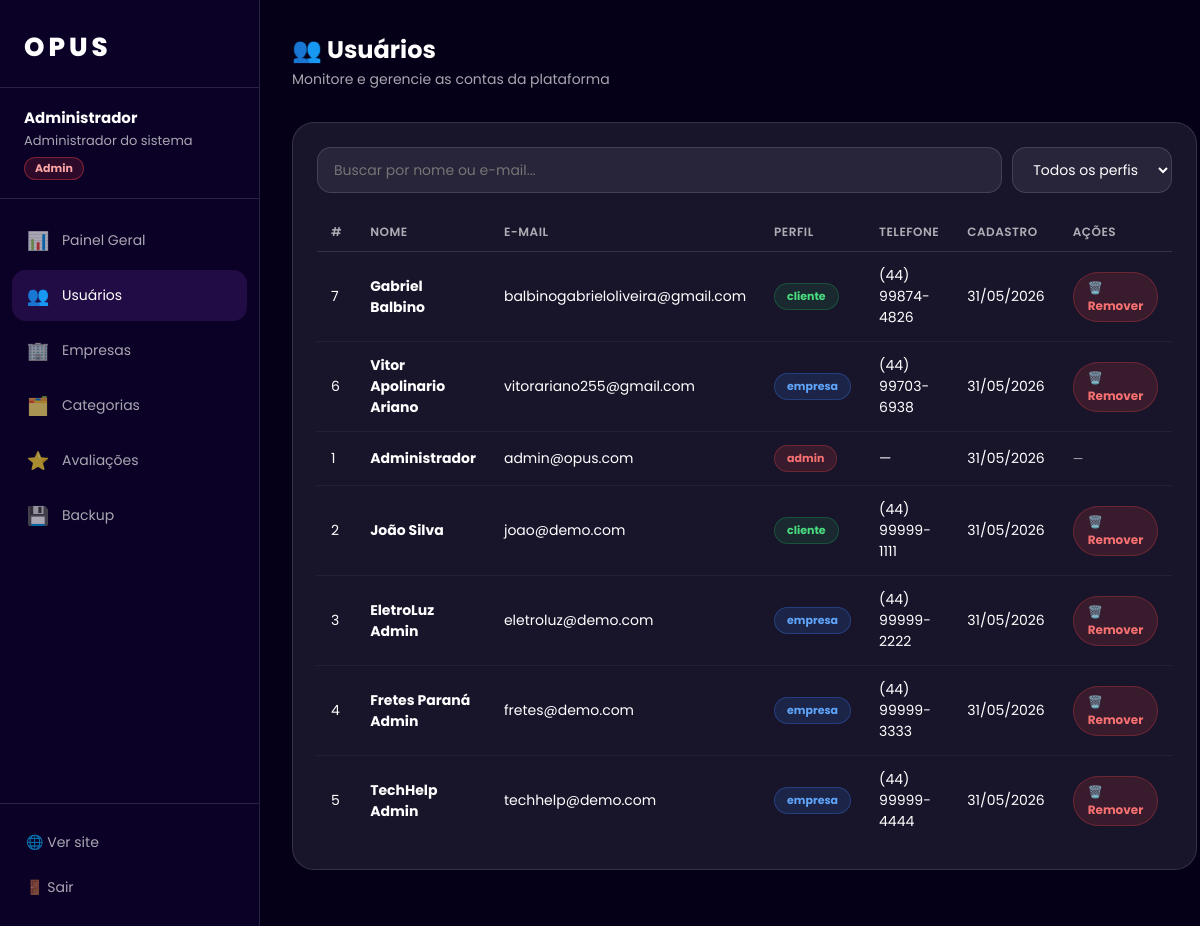
The page /admin.php?aba=usuarios (signed in) on the database its author committed.
### tables this page shows
CREATE TABLE `usuario` (
  `id` int(11) NOT NULL AUTO_INCREMENT,
  `nome` varchar(100) NOT NULL,
  `email` varchar(100) NOT NULL,
  `senha` varchar(255) NOT NULL,
  `telefone` varchar(20) DEFAULT NULL,
  `endereco` varchar(150) DEFAULT NULL,
  `cidade` varchar(100) DEFAULT NULL,
  `estado` varchar(50) DEFAULT NULL,
  `tipo` enum('cliente','empresa','admin') DEFAULT 'cliente',
  `criado_em` datetime DEFAULT current_timestamp(),
  PRIMARY KEY (`id`),
  UNIQUE KEY `email` (`email`)
);

### includes/auth.php (called while the page is built, shortened)
<?php
function e(string $str): string {
    return htmlspecialchars($str, ENT_QUOTES, 'UTF-8');
}

### admin.php (the view, shortened to what this page needs)
<?php
require_once 'includes/auth.php';
$db   = getDB();
$nome = $_SESSION['nome'];
$aba = $_GET['aba'] ?? 'painel';
$totalUsers = $db->query("SELECT COUNT(*) FROM usuario WHERE tipo='cliente'")->fetchColumn();
$totalEmps  = $db->query("SELECT COUNT(*) FROM empresa")->fetchColumn();
$totalSols  = $db->query("SELECT COUNT(*) FROM solicitacao")->fetchColumn();
$totalAv    = $db->query("SELECT COUNT(*) FROM avaliacao")->fetchColumn();
$usuarios   = $db->query("SELECT * FROM usuario ORDER BY criado_em DESC")->fetchAll();
?>
<!DOCTYPE html>
<html lang="pt-BR">
<head>
<link rel="stylesheet" href="assets/css/dashboard.css">
</head>
<body>
<aside class="sidebar">
  <a href="index.php" class="sidebar-brand" style="text-decoration:none;color:#fff;">OPUS</a>
  <div class="sidebar-user">
    <strong><?= e($nome) ?></strong>
    <span>Administrador do sistema</span>
    <div class="sidebar-badge admin">Admin</div>
  </div>
  <nav class="sidebar-nav">
    <a href="?aba=painel"     class="<?= $aba==='painel'?'active':'' ?>"><span class="icon">📊</span> Painel Geral</a>
    <a href="?aba=usuarios"   class="<?= $aba==='usuarios'?'active':'' ?>"><span class="icon">👥</span> Usuários</a>
    <a href="?aba=empresas"   class="<?= $aba==='empresas'?'active':'' ?>"><span class="icon">🏢</span> Empresas</a>
    <a href="?aba=categorias" class="<?= $aba==='categorias'?'active':'' ?>"><span class="icon">🗂️</span> Categorias</a>
    <a href="?aba=avaliacoes" class="<?= $aba==='avaliacoes'?'active':'' ?>"><span class="icon">⭐</span> Avaliações</a>
    <a href="backup.php"><span class="icon">💾</span> Backup</a>
  </nav>
  <div class="sidebar-footer">
    <a href="index.php">🌐 Ver site</a>
    <a href="logout.php">🚪 Sair</a>
  </div>
</aside>
<main class="main">
  <?php if ($aba === 'painel'): ?>
  <div class="topbar"><div><h1>📊 Painel Administrativo</h1><p>Visão geral da plataforma</p></div></div>
  <div class="stats-row">
    <div class="stat-card"><div class="label">Clientes</div><div class="value"><?= $totalUsers ?></div><div class="sub">cadastrados</div></div>
    <div class="stat-card"><div class="label">Empresas</div><div class="value" style="color:var(--blue)"><?= $totalEmps ?></div><div class="sub">ativas</div></div>
    <div class="stat-card"><div class="label">Solicitações</div><div class="value" style="color:var(--yellow)"><?= $totalSols ?></div><div class="sub">total</div></div>
    <div class="stat-card"><div class="label">Avaliações</div><div class="value" style="color:#facc15"><?= $totalAv ?></div><div class="sub">registradas</div></div>
  </div>
  <div style="display:grid;grid-template-columns:1fr 1fr 1fr;gap:20px">
    <div class="card">
      <div class="card-header"><h2>👥 Usuários</h2></div>
      <p style="color:var(--muted);font-size:14px">Gerencie clientes cadastrados, visualize atividade e remova contas quando necessário.</p>
      <div style="margin-top:16px"><a href="?aba=usuarios" class="btn btn-primary btn-sm">Acessar</a></div>
    </div>
    <div class="card">
      <div class="card-header"><h2>🏢 Empresas</h2></div>
      <p style="color:var(--muted);font-size:14px">Ative, suspenda ou remova empresas prestadoras de serviço da plataforma.</p>
      <div style="margin-top:16px"><a href="?aba=empresas" class="btn btn-primary btn-sm">Acessar</a></div>
    </div>
    <div class="card">
      <div class="card-header"><h2>🗂️ Categorias</h2></div>
      <p style="color:var(--muted);font-size:14px">Organize o catálogo criando e editando as categorias de serviços disponíveis.</p>
      <div style="margin-top:16px"><a href="?aba=categorias" class="btn btn-primary btn-sm">Acessar</a></div>
    </div>
  </div>
  <?php elseif ($aba === 'usuarios'): ?>
  <div class="topbar"><div><h1>👥 Usuários</h1><p>Monitore e gerencie as contas da plataforma</p></div></div>
  <div class="card">
    <div class="search-bar" style="margin-bottom:20px">
      <input type="text" id="filtroUsuario" placeholder="Buscar por nome ou e-mail..." oninput="filtrarUsuarios()">
      <select id="filtroTipo" onchange="filtrarUsuarios()" style="flex:0 0 160px">
        <option value="">Todos os perfis</option>
      </select>
    </div>
    <table id="tabelaUsuarios">
      <thead><tr><th>#</th><th>Nome</th><th>E-mail</th><th>Perfil</th><th>Telefone</th><th>Cadastro</th><th>Ações</th></tr></thead>
      <tbody>
      <?php foreach ($usuarios as $u): ?>
        <tr>
          <td><?= $u['id'] ?></td>
          <td><strong><?= e($u['nome']) ?></strong></td>
          <td><?= e($u['email']) ?></td>
          <td>
            <?php $bc = ['cliente'=>'badge-active','empresa'=>'badge-progress','admin'=>'badge-cancelled']; ?>
            <span class="badge <?= $bc[$u['tipo']] ?? '' ?>"><?= e($u['tipo']) ?></span>
          </td>
          <td><?= e($u['telefone'] ?? '—') ?></td>
          <td><?= date('d/m/Y',strtotime($u['criado_em'])) ?></td>
          <td>
            <?php if ($u['tipo'] !== 'admin'): ?>
              <a href="?del_user=<?= $u['id'] ?>" class="btn btn-danger btn-sm" onclick="return confirm('Remover este usuário?')">🗑️ Remover</a>
            <?php else: ?>
              <span style="color:var(--muted);font-size:12px">—</span>
            <?php endif; ?>
          </td>
        </tr>
      <?php endforeach; ?>
      </tbody>
    </table>
  </div>
  <?php endif; ?>
</main>
</body>
</html>

### assets/css/dashboard.css (style rules this page uses)
:root { --bg: #050018; --sidebar: #0b0025; --card: rgba(255,255,255,.08); --card2: rgba(255,255,255,.13); --text: #fff; --muted: rgba(255,255,255,.65); --purple: #a855f7; --purple2: #7c3aed; --line: rgba(255,255,255,.13); --green: #22c55e; --yellow: #eab308; --red: #ef4444; --blue: #3b82f6; --sidebar-w: 260px; }
* { margin:0; padding:0; box-sizing:border-box; }
html { scroll-behavior:smooth; }
body { font-family:Poppins,Arial,sans-serif; background:var(--bg); color:var(--text); display:flex; min-height:100vh; }
a { text-decoration:none; color:inherit; }
.sidebar { width: var(--sidebar-w); background: var(--sidebar); border-right: 1px solid var(--line); display: flex; flex-direction: column; position: fixed; top:0; left:0; bottom:0; z-index: 30; transition: transform .3s; }
.sidebar-brand { padding: 28px 24px 20px; font-size: 26px; font-weight: 800; letter-spacing: 4px; border-bottom: 1px solid var(--line); }
.sidebar-user { padding: 18px 24px; border-bottom: 1px solid var(--line); font-size: 13px; color: var(--muted); }
.sidebar-user strong { display:block; color:#fff; font-size:15px; margin-bottom:2px; }
.sidebar-badge { display: inline-block; padding: 2px 10px; border-radius: 999px; font-size: 11px; font-weight: 700; margin-top: 6px; background: rgba(168,85,247,.2); border: 1px solid rgba(168,85,247,.4); color: #d8b4fe; }
.sidebar-badge.admin { background:rgba(239,68,68,.15); border-color:rgba(239,68,68,.4); color:#fca5a5; }
nav.sidebar-nav { flex:1; padding:16px 12px; overflow-y:auto; }
.sidebar-nav a { display: flex; align-items: center; gap: 12px; padding: 12px 14px; border-radius: 14px; font-size: 14px; color: var(--muted); transition: .25s; margin-bottom: 4px; }
.sidebar-nav a:hover, .sidebar-nav a.active { background: rgba(168,85,247,.15); color: #fff; }
.sidebar-nav a .icon { font-size: 18px; width:24px; text-align:center; }
.sidebar-footer { padding: 16px 12px; border-top: 1px solid var(--line); }
.sidebar-footer a { display:flex; align-items:center; gap:10px; padding:12px 14px; border-radius:14px; font-size:14px; color:var(--muted); transition:.25s; }
.main { margin-left: var(--sidebar-w); flex: 1; padding: 32px; min-height: 100vh; }
.topbar { display: flex; align-items: center; justify-content: space-between; margin-bottom: 32px; }
.topbar h1 { font-size: 24px; font-weight: 700; }
.topbar p { color: var(--muted); font-size:14px; margin-top:2px; }
.card { background: var(--card); border: 1px solid var(--line); border-radius: 22px; padding: 24px; margin-bottom: 24px; }
table { width:100%; border-collapse:collapse; font-size:14px; }
th { text-align:left; padding:10px 14px; color:var(--muted); font-weight:600; border-bottom:1px solid var(--line); font-size:12px; text-transform:uppercase; letter-spacing:.5px; }
td { padding:13px 14px; border-bottom:1px solid rgba(255,255,255,.05); vertical-align:middle; }
tr:last-child td { border-bottom:none; }
.badge { display:inline-flex; align-items:center; padding:4px 12px; border-radius:999px; font-size:11px; font-weight:700; }
.badge-progress { background:rgba(59,130,246,.15); color:#60a5fa; border:1px solid rgba(59,130,246,.3); }
.badge-cancelled { background:rgba(239,68,68,.15); color:#f87171; border:1px solid rgba(239,68,68,.3); }
.badge-active { background:rgba(34,197,94,.12); color:#4ade80; border:1px solid rgba(34,197,94,.25); }
.btn { display:inline-flex; align-items:center; gap:7px; padding:9px 18px; border-radius:999px; font-size:13px; font-weight:700; border:0; transition:.25s; }
.btn-danger { background:rgba(239,68,68,.15); color:#f87171; border:1px solid rgba(239,68,68,.3); }
.btn-sm { padding:6px 14px; font-size:12px; }
.search-bar { display:flex; gap:10px; margin-bottom:20px; }
.search-bar input, .search-bar select { padding:11px 16px; border-radius:14px; border:1px solid var(--line); background:rgba(255,255,255,.07); color:#fff; font-family:inherit; font-size:14px; outline:0; flex:1; }
.search-bar select { flex:0 0 200px; }
.search-bar select option { color:#111; }

### rows shown on the page
usuario: id "7", nome "Gabriel Balbino", email "balbinogabrieloliveira@gmail.com", tipo "cliente", telefone "(44) 99874-4826", criado_em "31/05/2026"
usuario: id "6", nome "Vitor Apolinario Ariano", email "vitorariano255@gmail.com", tipo "empresa", telefone "(44) 99703-6938", criado_em "31/05/2026"
usuario: id "1", nome "Administrador", email "admin@opus.com", tipo "admin", telefone "—", criado_em "31/05/2026"
usuario: id "2", nome "João Silva", email "joao@demo.com", tipo "cliente", telefone "(44) 99999-1111", criado_em "31/05/2026"
usuario: id "3", nome "EletroLuz Admin", email "eletroluz@demo.com", tipo "empresa", telefone "(44) 99999-2222", criado_em "31/05/2026"
usuario: id "4", nome "Fretes Paraná Admin", email "fretes@demo.com", tipo "empresa", telefone "(44) 99999-3333", criado_em "31/05/2026"
usuario: id "5", nome "TechHelp Admin", email "techhelp@demo.com", tipo "empresa", telefone "(44) 99999-4444", criado_em "31/05/2026"

### other values the page prints
$nome "Administrador"
